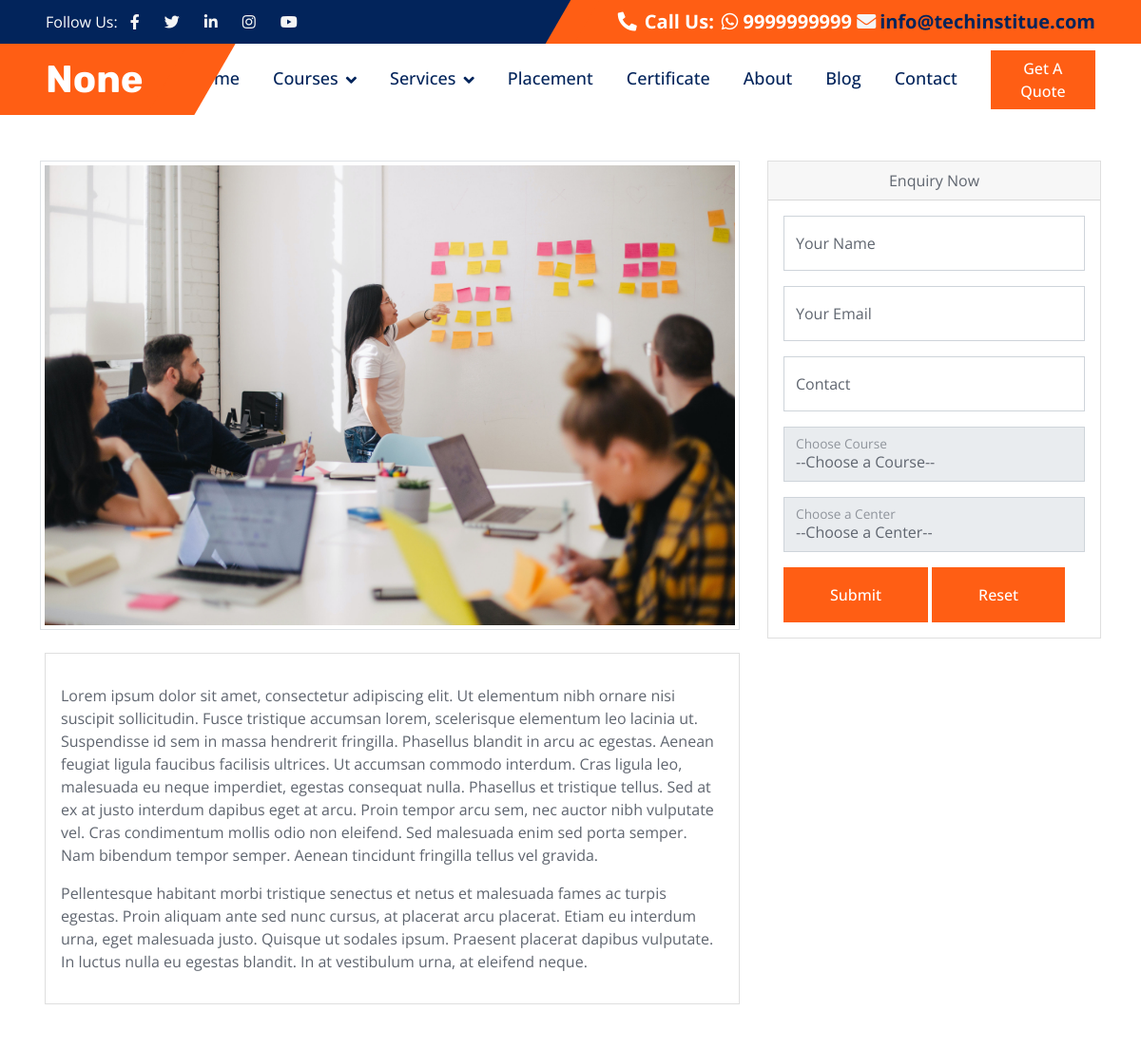
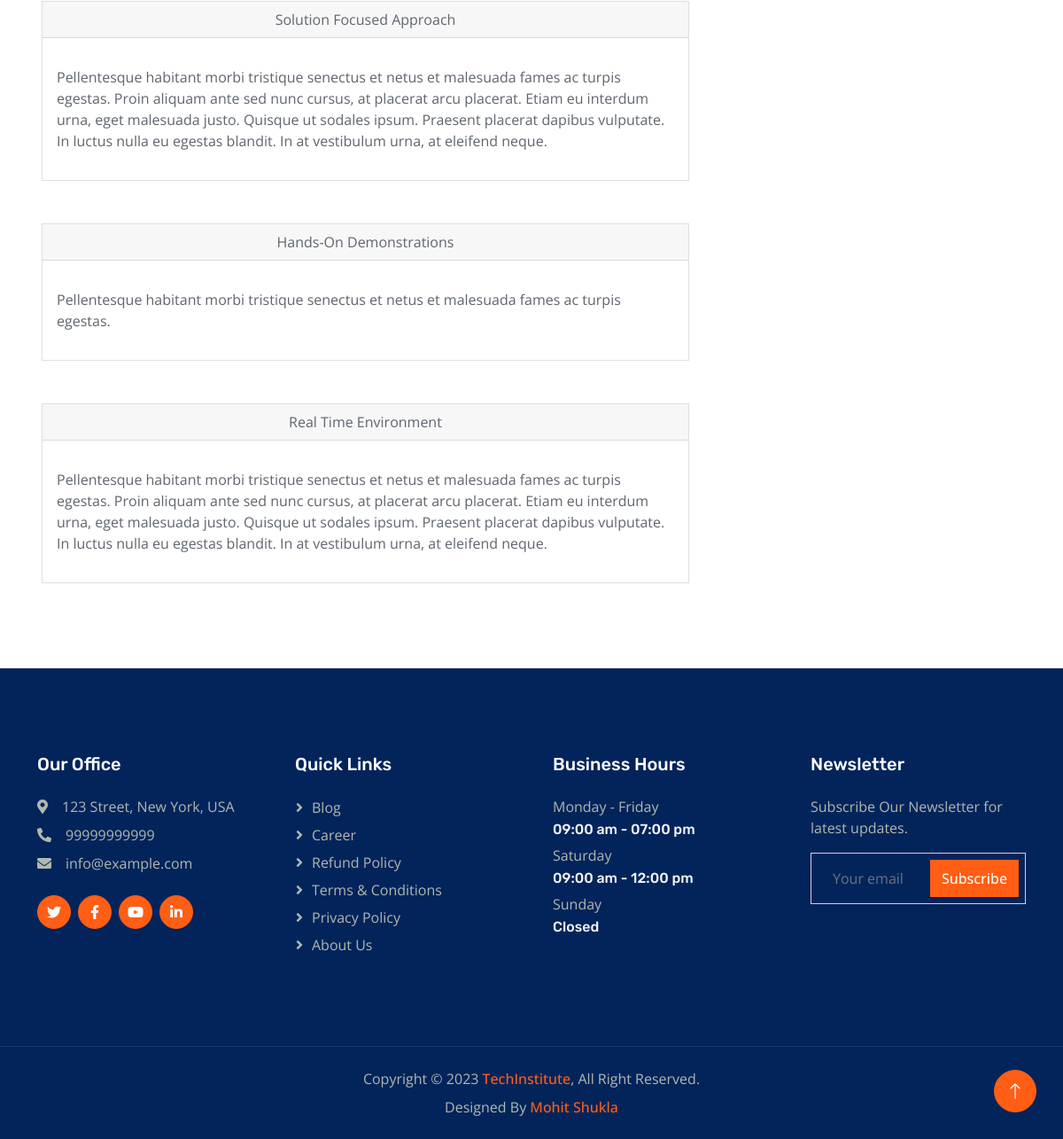
The page /classroom-training/ on the database its author committed (2 pictures, top to bottom).
### mainheader/models.py (models this page shows)
class mainHeader(models.Model):
    header_title = models.CharField(max_length=50)
    header_social_url_twt = models.URLField(max_length=200)
    header_socila_url_link = models.URLField(max_length=200)
    header_social_url_fb = models.URLField(max_length=200)
    header_social_url_insta = models.URLField(max_length=200)
    header_social_url_yt = models.URLField(max_length=200)
    header_contact = models.CharField(max_length=12)
    header_email = models.EmailField(max_length=254)

### headerservices/models.py (models this page shows)
class ClassRoomTraining(models.Model):
    image = models.FileField(upload_to='services/', max_length=250,null=False,default=None)
    description_one =   HTMLField()
    heading_two = models.CharField(max_length=250)
    description_two = HTMLField()
    heading_three = models.CharField(max_length=250)
    description_three = HTMLField()
    heading_four = models.CharField(max_length=250)
    description_four = HTMLField()

### footercontact/models.py (models this page shows)
class footerContact(models.Model):
    address=models.CharField( max_length=50)
    contact=models.CharField(max_length=12)
    email=models.EmailField(max_length=254)

### businesshours/models.py (models this page shows)
class BusinessHours(models.Model):
    opendays = models.CharField(max_length=50)
    specificdayopen = models.CharField(max_length=50)
    closeday = models.CharField(max_length=50)

### techblog/views.py (the view)
# urls.py: path('classroom-training/',views.Classroom,name='classroom'),
def Classroom(request):
    mainheader = mainHeader.objects.all()
    headermenu = headerMenu.objects.all()
    footercontact=footerContact.objects.all()
    quicklinks = quickLinks.objects.all()
    businesshours = BusinessHours.objects.all()
    classroomtraining = ClassRoomTraining.objects.all()
    submenu = SubMenu.objects.all()
    data = {
        'mainheader':mainheader,
        'headermenu':headermenu,
        'footercontact':footercontact,
        'quicklinks':quicklinks,
        'businesshours':businesshours,
        'classroomtraining':classroomtraining,
        'submenu':submenu
    }
    return render(request,'classroom.html',data)

### templates/classroom.html (shortened to what this page needs)
{% extends "base.html" %}
{% block content %}
        <div class="container mt-5">
            <div class="row">
                {% for classroominfo in classroomtraining %}
                <div class="col-lg-8">
                    <article>
                        <header class="mb-4">
                            <figure class="mb-4"><img class="img-fluid rounded img-thumbnail" src="/media/{{classroominfo.image}}" alt="..."  style="width:100%;"/></figure>
                        </header>
                        <section class="mb-5">
                            <div class="card">
                                <div class="card-body">
                                  <p class="card-text justify">{{classroominfo.description_one | safe|rjust:"10"}}</p>
                                </div>
                              </div>
                        </section>
                        <section class="mb-5">
                            <div class="card">
                                <div class="card-header text-center">
                                    {{classroominfo.heading_two}}
                                </div>
                                <div class="card-body">
                                  <p class="card-text justify">{{classroominfo.description_two | safe|rjust:"10"}}</p>
                                </div>
                              </div>
                        </section>
                        <section class="mb-5">
                            <div class="card">
                                <div class="card-header text-center">
                                    {{classroominfo.heading_three}}
                                </div>
                                <div class="card-body">
                                  <p class="card-text justify">{{classroominfo.description_three | safe|rjust:"10"}}</p>
                                </div>
                              </div>
                        </section>
                        <section class="mb-5">
                            <div class="card">
                                <div class="card-header text-center">
                                    {{classroominfo.heading_four}}
                                </div>
                                <div class="card-body">
                                  <p class="card-text justify">{{classroominfo.description_four | safe|rjust:"10"}}</p>
                                </div>
                              </div>
                        </section>
                    </article>
                </div>
                {% endfor %}
                {% block sidebar%}
                {% include 'enquiry.html'%}
                {% endblock %}
            </div>
        </div>
{% endblock %}

### templates/header.html (shortened to what this page needs)
{% load static %}
<!DOCTYPE html>
<html lang="en">
<head>
        <link href="https://cdn.jsdelivr.net/npm/bootstrap@5.0.2/dist/css/bootstrap.min.css" rel="stylesheet">
    <link href="https://cdnjs.cloudflare.com/ajax/libs/font-awesome/5.10.0/css/all.min.css" rel="stylesheet">
    <link href="https://cdn.jsdelivr.net/npm/bootstrap-icons@1.4.1/font/bootstrap-icons.css" rel="stylesheet">
    <link href="{% static 'lib/animate/animate.min.css' %}" rel="stylesheet">
    <link href="{% static 'lib/owlcarousel/assets/owl.carousel.min.css' %}" rel="stylesheet">
    <link href="{% static 'css/bootstrap.min.css' %}" rel="stylesheet">
    <link href="{% static 'css/main.css' %}" rel="stylesheet">
    <link href="{% static 'css/style.css' %}" rel="stylesheet">
</head>
<body>
    <div class="container-fluid bg-dark px-0">
        <div class="row g-0 d-none d-lg-flex">
            {% for item in mainheader %}
            <div class="col-lg-6 ps-5 text-start">
                <div class="h-100 d-inline-flex align-items-center text-white">
                    <span>Follow Us:</span>
                    <a class="btn btn-link text-light" target="_blank" href="{{item.header_social_url_fb}}"><i class="fab fa-facebook-f"></i></a>
                    <a class="btn btn-link text-light" target="_blank" href="{{item.header_social_url_twt}}"><i class="fab fa-twitter"></i></a>
                    <a class="btn btn-link text-light" target="_blank" href="{{item.header_socila_url_link}}"><i class="fab fa-linkedin-in"></i></a>
                    <a class="btn btn-link text-light" target="_blank" href="{{item.header_social_url_insta}}"><i class="fab fa-instagram"></i></a>
                    <a class="btn btn-link text-light" target="_blank" href="{{item.header_social_url_yt}}"><i class="fab fa-youtube"></i></a>
                </div>
            </div>
            <div class="col-lg-6 text-end">
                <div class="h-100 topbar-right d-inline-flex align-items-center text-white py-2 px-5">
                    <span class="fs-5 fw-bold me-2"><i class="fa fa-phone-alt me-2"></i>Call Us:</span>
                    <span class="fs-5 fw-bold"><i class="fab fa-whatsapp"></i> {{item.header_contact}} </span>
                    <a href="mailto:{{item.header_email}}" class="text-dark"><span class="fs-5 fw-bold">&nbsp;<i class="fa fa-envelope me-1 text-light"></i>{{item.header_email}}</span>
                </div>
            </div>
        </div>
        {%endfor%}
    </div>
    <nav class="navbar navbar-expand-lg bg-white navbar-light sticky-top py-0 pe-5">
        <a href="{% url 'home' %}" class="navbar-brand ps-5 me-0">
            {% for item in mainheader %}
            <h1 class="text-white m-0">{{item.header_title}}</h1>
            {%endfor%}
        </a>
        <div class="collapse navbar-collapse" id="navbarCollapse">
            <div class="navbar-nav ms-auto p-4 p-lg-0">
                <a href="{% url 'home' %} " class="nav-item nav-link">Home</a>
                <div class="nav-item dropdown">
                    <a href="#" class="nav-link dropdown-toggle" data-bs-toggle="dropdown">Courses</a>
                </div>
               <div class="nav-item dropdown">
                    <a href="!#" class="nav-link dropdown-toggle" data-bs-toggle="dropdown">Services</a>
                </div>
                <a href="{% url 'placement' %}" class="nav-item nav-link">Placement</a>
                <a href="{% url 'certificate' %}" class="nav-item nav-link">Certificate</a>
                <a href="{% url 'about' %}" class="nav-item nav-link">About</a>
                <a href="{% url 'blog' %}" class="nav-item nav-link">Blog</a>
                <a href="{% url 'contact' %}" class="nav-item nav-link">Contact</a>
            </div>
            <a href="" class="btn btn-primary px-3 d-none d-lg-block">Get A Quote</a>
        </div>
    </nav>

### templates/footer.html (shortened to what this page needs)
{% load static %}
    <div class="container-fluid bg-dark footer mt-5 py-5 wow fadeIn" data-wow-delay="0.1s">
        <div class="container py-5">
            <div class="row g-5">
                {% for contact in footercontact %}
                <div class="col-lg-3 col-md-6">
                    <h5 class="text-white mb-4">Our Office</h5>
                    <p class="mb-2"><i class="fa fa-map-marker-alt me-3"></i>{{contact.address}}</p>
                    <p class="mb-2"><i class="fa fa-phone-alt me-3"></i>{{contact.contact}}</p>
                    <p class="mb-2"><i class="fa fa-envelope me-3"></i>{{contact.email}}</p>
                    <div class="d-flex pt-3">
                        <a class="btn btn-square btn-primary rounded-circle me-2" href=""><i
                                class="fab fa-twitter"></i></a>
                        <a class="btn btn-square btn-primary rounded-circle me-2" href=""><i
                                class="fab fa-facebook-f"></i></a>
                        <a class="btn btn-square btn-primary rounded-circle me-2" href=""><i
                                class="fab fa-youtube"></i></a>
                        <a class="btn btn-square btn-primary rounded-circle me-2" href=""><i
                                class="fab fa-linkedin-in"></i></a>
                    </div>
                </div>
                {%endfor%}
                <div class="col-lg-3 col-md-6">
                    <h5 class="text-white mb-4">Quick Links</h5>
                    <a class="btn btn-link" href="{% url 'blog' %}">Blog</a>
                    <a class="btn btn-link" href="{% url 'career' %}">Career</a>
                    <a class="btn btn-link" href="{% url 'refundpolicy' %}">Refund Policy</a>
                    <a class="btn btn-link" href="{% url 'termscondition' %}">Terms & Conditions</a>
                    <a class="btn btn-link" href="{% url 'privacypolicy' %}">Privacy Policy</a>
                    <a class="btn btn-link" href="{% url 'about' %}">About Us</a>
                </div>
               {% for hours in businesshours %}
                <div class="col-lg-3 col-md-6">
                    <h5 class="text-white mb-4">Business Hours</h5>
                    <p class="mb-1">Monday - Friday</p>
                    <h6 class="text-light">{{hours.opendays}}</h6>
                    <p class="mb-1">Saturday</p>
                    <h6 class="text-light">{{hours.specificdayopen}}</h6>
                    <p class="mb-1">Sunday</p>
                    <h6 class="text-light">{{hours.closeday}}</h6>
                </div>
                {% endfor %}
                <div class="col-lg-3 col-md-6">
                    <h5 class="text-white mb-4">Newsletter</h5>
                    <p>Subscribe Our Newsletter for latest updates.</p>
                    <div class="position-relative w-100">
                        <form method="post" action="{% url 'subscribe' %}">
                        <input class="form-control bg-transparent w-100 py-3 ps-4 pe-5  subscribe_news" type="text" placeholder="Your email" name="email" required>
                        <button type="submit" class="btn btn-primary py-2 position-absolute top-0 end-0 mt-2 me-2">Subscribe</button>
                        </form>
                    </div>
                </div>
            </div>
        </div>
    </div>
    <div class="container-fluid copyright bg-dark py-4">
        <div class="container text-center">
            <p class="mb-2">Copyright &copy; {% now "Y" %} <a class="fw-semi-bold" href="#">TechInstitute</a>, All Right Reserved.
            </p>
            <p class="mb-0">Designed By <a class="fw-semi-bold" href="https://mohitshukla.in">Mohit Shukla</a>
        </div>
    </div>
    <a href="#" class="btn btn-lg btn-primary btn-lg-square rounded-circle back-to-top"><i
            class="bi bi-arrow-up"></i></a>
</body>
</html>

### static/css/main.css (style rules this page uses)
.card, .card-img-top { max-width: 100% !important; max-height: 100% !important; margin-left:5px; margin-bottom:20px; }
.w-100 { max-height:800px !important; }
.subscribe_news { color:#ffffff !important; }

### static/css/style.css (style rules this page uses)
:root { --primary: #FF5E14; --secondary: #5F656F; --light: #F5F5F5; --dark: #02245B; }
.back-to-top { position: fixed; display: none; right: 30px; bottom: 30px; z-index: 99; }
h1, h2, .h1, .h2, .fw-bold { font-weight: 700 !important; }
h5, h6, .h5, .h6, .fw-semi-bold { font-weight: 500 !important; }
.btn { transition: .5s; font-weight: 500; }
.btn-primary, .btn-outline-primary:hover { color: #FFFFFF; }
.btn-square { width: 38px; height: 38px; }
.btn-lg-square { width: 48px; height: 48px; }
.btn-square, .btn-sm-square, .btn-lg-square { padding: 0; display: flex; align-items: center; justify-content: center; font-weight: normal; }
.topbar-right { position: relative; background: var(--primary); }
.topbar-right::before { position: absolute; content: ""; width: 30px; height: 100%; top: 0; left: -15px; transform: skewX(-30deg); background-color: var(--primary); }
.navbar.sticky-top { top: -100px; transition: .5s; }
.navbar .navbar-brand { position: relative; padding-right: 50px; height: 75px; display: flex; align-items: center; background: var(--primary); }
.navbar .navbar-brand::after { position: absolute; content: ""; width: 50px; height: 100%; top: 0; right: -25px; transform: skewX(-30deg); background-color: var(--primary); }
.navbar .navbar-nav .nav-link { margin-right: 35px; padding: 20px 0; color: var(--dark); font-size: 18px; font-weight: 500; outline: none; }
.navbar .dropdown-toggle::after { border: none; content: "\f107"; font-family: "Font Awesome 5 Free"; font-weight: 900; vertical-align: middle; margin-left: 8px; }
.footer { color: #B0B9AE; }
.footer .btn.btn-link { display: block; margin-bottom: 5px; padding: 0; text-align: left; color: #B0B9AE; font-weight: normal; text-transform: capitalize; transition: .3s; }
.footer .btn.btn-link::before { position: relative; content: "\f105"; font-family: "Font Awesome 5 Free"; font-weight: 900; margin-right: 10px; }
.copyright { color: #B0B9AE; border-top: 1px solid rgba(255, 255, 255, .1); }

### rows shown on the page
mainHeader: header_contact "9999999999", header_email "info@techinstitue.com", header_title "None"
ClassRoomTraining: image (picture), description_one "Lorem ipsum dolor sit amet, consectetur adipiscing elit. Ut elementum nibh ornare nisi suscipit sollicitudin. Fusce tristique accumsan lorem, scelerisque elementum leo lacinia ut. Suspendisse id sem in massa hendrerit fringilla. Phasellus blandit in arcu ac egestas. Aenean feugiat ligula faucibus facilisis ultrices. Ut accumsan commodo interdum. Cras ligula leo, malesuada eu neque imperdiet, egestas consequat nulla. Phasellus et tristique tellus. Sed at ex at justo interdum dapibus eget at arcu. Proin tempor arcu sem, nec auctor nibh vulputate vel. Cras condimentum mollis odio non eleifend. Sed malesuada enim sed porta semper. Nam bibendum tempor semper. Aenean tincidunt fringilla tellus…", heading_two "Solution Focused Approach", description_two "Pellentesque habitant morbi tristique senectus et netus et malesuada fames ac turpis egestas. Proin aliquam ante sed nunc cursus, at placerat arcu placerat. Etiam eu interdum urna, eget malesuada justo. Quisque ut sodales ipsum. Praesent placerat dapibus vulputate. In luctus nulla eu egestas blandit. In at vestibulum urna, at eleifend neque.", heading_three "Hands-On Demonstrations", description_three "Pellentesque habitant morbi tristique senectus et netus et malesuada fames ac turpis egestas.", heading_four "Real Time Environment", description_four "Pellentesque habitant morbi tristique senectus et netus et malesuada fames ac turpis egestas. Proin aliquam ante sed nunc cursus, at placerat arcu placerat. Etiam eu interdum urna, eget malesuada justo. Quisque ut sodales ipsum. Praesent placerat dapibus vulputate. In luctus nulla eu egestas blandit. In at vestibulum urna, at eleifend neque."
footerContact: address "123 Street, New York, USA", contact "99999999999", email "info@example.com"
BusinessHours: opendays "09:00 am - 07:00 pm", specificdayopen "09:00 am - 12:00 pm", closeday "Closed"
